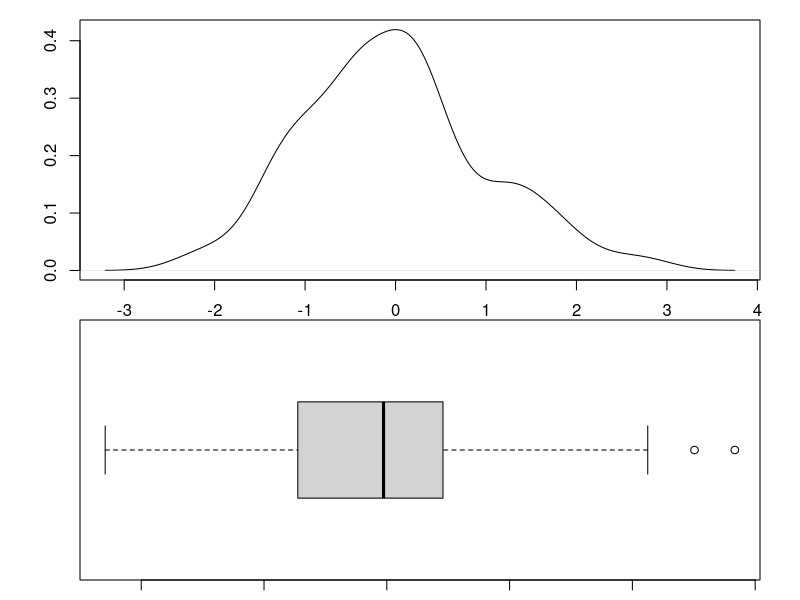

Reproduce this figure in R.
## ---- chunk 1
data=rnorm(100)
par(mfrow=c(2,1))
par(mar=c(1,4,1,2))
plot(density(data), main = "", ylab ="", xlab ="")
boxplot(data, horizontal = T)
par(mfrow=c(1,1))
mean_data = mean(data)
